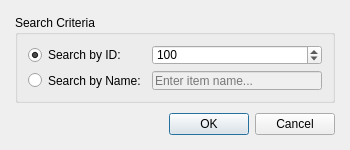
<?xml version="1.0" encoding="UTF-8"?>
<ui version="4.0">
 <class>FindItemDialog</class>
 <widget class="QDialog" name="FindItemDialog">
  <property name="geometry">
   <rect>
    <x>0</x>
    <y>0</y>
    <width>350</width>
    <height>150</height>
   </rect>
  </property>
  <property name="minimumSize">
   <size>
    <width>350</width>
    <height>150</height>
   </size>
  </property>
  <property name="maximumSize">
   <size>
    <width>350</width>
    <height>150</height>
   </size>
  </property>
  <property name="windowTitle">
   <string>Find Item</string>
  </property>
  <property name="windowIcon">
   <iconset resource="../../Properties/application.qrc">
    <normaloff>:/icons/find.png</normaloff>:/icons/find.png</iconset>
  </property>
  <property name="modal">
   <bool>true</bool>
  </property>
  <layout class="QVBoxLayout" name="verticalLayout">
   <property name="spacing">
    <number>10</number>
   </property>
   <property name="leftMargin">
    <number>15</number>
   </property>
   <property name="topMargin">
    <number>15</number>
   </property>
   <property name="rightMargin">
    <number>15</number>
   </property>
   <property name="bottomMargin">
    <number>15</number>
   </property>
   <item>
    <widget class="QGroupBox" name="searchGroupBox">
     <property name="title">
      <string>Search Criteria</string>
     </property>
     <layout class="QGridLayout" name="searchLayout">
      <property name="leftMargin">
       <number>10</number>
      </property>
      <property name="topMargin">
       <number>10</number>
      </property>
      <property name="rightMargin">
       <number>10</number>
      </property>
      <property name="bottomMargin">
       <number>10</number>
      </property>
      <item row="0" column="0">
       <widget class="QRadioButton" name="searchByIdRadio">
        <property name="text">
         <string>Search by ID:</string>
        </property>
        <property name="checked">
         <bool>true</bool>
        </property>
       </widget>
      </item>
      <item row="0" column="1">
       <widget class="QSpinBox" name="itemIdSpinBox">
        <property name="minimum">
         <number>1</number>
        </property>
        <property name="maximum">
         <number>65535</number>
        </property>
        <property name="value">
         <number>100</number>
        </property>
       </widget>
      </item>
      <item row="1" column="0">
       <widget class="QRadioButton" name="searchByNameRadio">
        <property name="text">
         <string>Search by Name:</string>
        </property>
       </widget>
      </item>
      <item row="1" column="1">
       <widget class="QLineEdit" name="itemNameLineEdit">
        <property name="enabled">
         <bool>false</bool>
        </property>
        <property name="placeholderText">
         <string>Enter item name...</string>
        </property>
       </widget>
      </item>
     </layout>
    </widget>
   </item>
   <item>
    <spacer name="verticalSpacer">
     <property name="orientation">
      <enum>Qt::Vertical</enum>
     </property>
     <property name="sizeHint" stdset="0">
      <size>
       <width>20</width>
       <height>10</height>
      </size>
     </property>
    </spacer>
   </item>
   <item>
    <widget class="QDialogButtonBox" name="buttonBox">
     <property name="orientation">
      <enum>Qt::Horizontal</enum>
     </property>
     <property name="standardButtons">
      <set>QDialogButtonBox::Cancel|QDialogButtonBox::Ok</set>
     </property>
    </widget>
   </item>
  </layout>
 </widget>
 <resources>
  <include location="../../Properties/application.qrc"/>
 </resources>
 <connections>
  <connection>
   <sender>buttonBox</sender>
   <signal>accepted()</signal>
   <receiver>FindItemDialog</receiver>
   <slot>accept()</slot>
   <hints>
    <hint type="sourcelabel">
     <x>248</x>
     <y>254</y>
    </hint>
    <hint type="destinationlabel">
     <x>157</x>
     <y>274</y>
    </hint>
   </hints>
  </connection>
  <connection>
   <sender>buttonBox</sender>
   <signal>rejected()</signal>
   <receiver>FindItemDialog</receiver>
   <slot>reject()</slot>
   <hints>
    <hint type="sourcelabel">
     <x>316</x>
     <y>260</y>
    </hint>
    <hint type="destinationlabel">
     <x>286</x>
     <y>274</y>
    </hint>
   </hints>
  </connection>
  <connection>
   <sender>searchByIdRadio</sender>
   <signal>toggled(bool)</signal>
   <receiver>itemIdSpinBox</receiver>
   <slot>setEnabled(bool)</slot>
   <hints>
    <hint type="sourcelabel">
     <x>100</x>
     <y>50</y>
    </hint>
    <hint type="destinationlabel">
     <x>250</x>
     <y>50</y>
    </hint>
   </hints>
  </connection>
  <connection>
   <sender>searchByNameRadio</sender>
   <signal>toggled(bool)</signal>
   <receiver>itemNameLineEdit</receiver>
   <slot>setEnabled(bool)</slot>
   <hints>
    <hint type="sourcelabel">
     <x>100</x>
     <y>80</y>
    </hint>
    <hint type="destinationlabel">
     <x>250</x>
     <y>80</y>
    </hint>
   </hints>
  </connection>
 </connections>
</ui>
